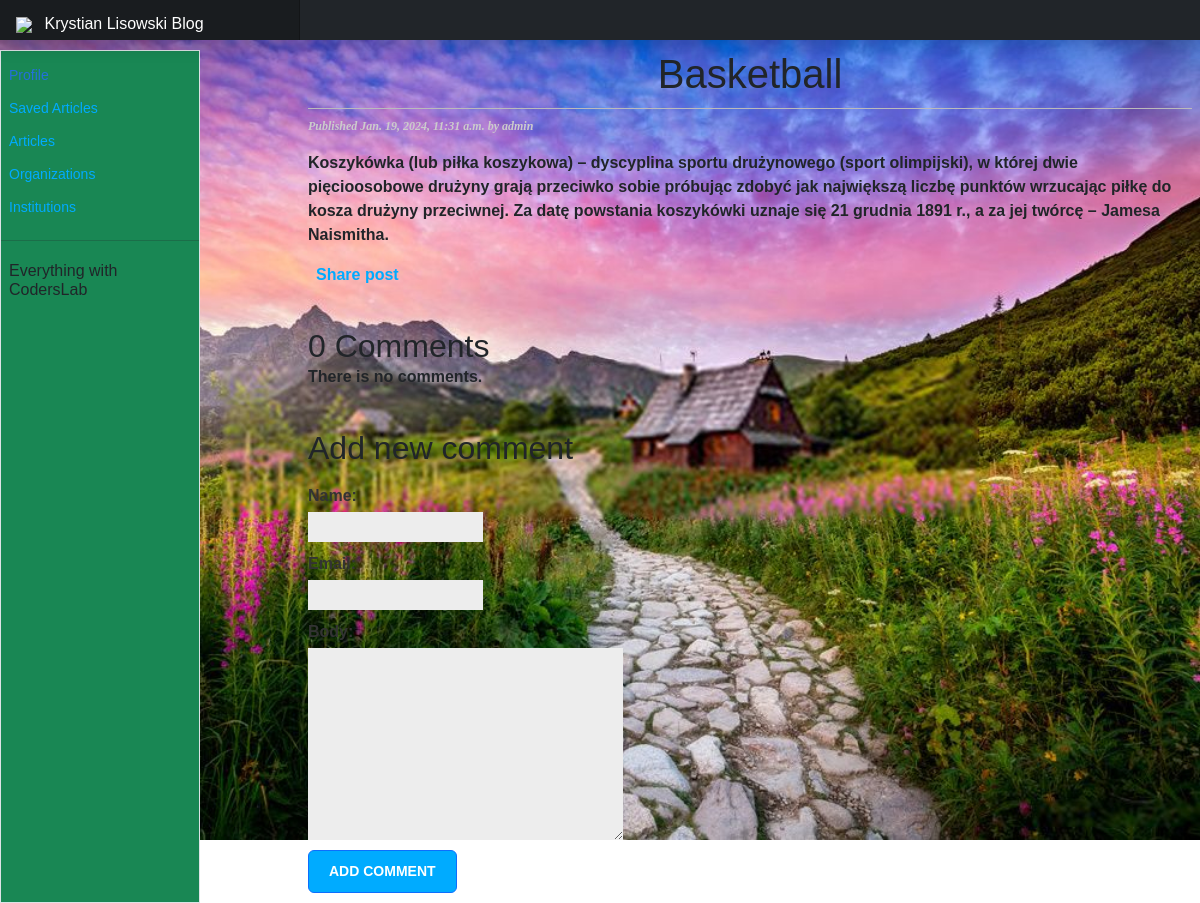
/blog/2024/01/19/basketball/, run on the app's committed database.
### blog/models.py (models this page shows, shortened)
class Post(models.Model):
    STATUS_CHOICES = (
        ('draft', "Draft"),
        ('published', 'Published'),
    )
    title = models.CharField(max_length=250)
    slug = models.SlugField(max_length=250, unique_for_date='publish')
    author = models.ForeignKey(User, on_delete=models.CASCADE, related_name='blog_posts')
    body = models.TextField()
    publish = models.DateTimeField(default=timezone.now)
    created = models.DateTimeField(auto_now=True)
    updated = models.DateTimeField(auto_now=True)
    status = models.CharField(max_length=10, choices=STATUS_CHOICES, default='draft')
    objects = models.Manager()
    published = PublishedManager()
    tags = TaggableManager()
    class Meta:
        ordering = ('-publish',)

### blog/views.py (the view)
# urls.py: path('<int:year>/<int:month>/<int:day>/<slug:post>/', views.post_detail, name='post_detail'),
def post_detail(request, year, month, day, post):
    post = get_object_or_404(Post, slug=post, status='published', publish__year=year, publish__month=month, publish__day=day)
    comments = post.comments.filter(active=True)
    if request.method == 'POST':
        comment_form = CommentForm(data=request.POST)
        if comment_form.is_valid():
            new_comment = comment_form.save(commit=False)
            new_comment.post = post
            new_comment.save()
    else:
            comment_form = CommentForm()
    return render(request, 'blog/post/detail.html', {'post': post, 'comments': comments, 'comment_form': comment_form})

### blog/forms.py
class CommentForm(forms.ModelForm):
    class Meta:
        model = Comment
        fields = ('name', 'email', 'body')

### templates/blog/post/detail.html (shortened to what this page needs)
{% extends "blog/../base.html" %}
{% block content %}
<h1>{{ post.title }}</h1>
    <p class="date">
        Published {{ post.publish }} by {{ post.author }}
    </p>
    {{ post.body|linebreaks }}
    <p>
        <a href='{% url "blog:post_share" post.id %}'>
            Share post
        </a>
    </p>
{% with comments.count as total_comments %}
    <h2>
      {{ total_comments }} Comment{{ total_comments|pluralize:"s" }}
    </h2>
{% endwith %}
{% for comment in comments %}
    <div class="comment">
        <p class="info">
            Comment {{ forloop.counter }} add by {{ comment.name }}
            {{ comment.created }}
        </p>
        {{ comment.body|linebreaks }}
    </div>
{% empty %}
    <p>There is no comments.</p>
{% endfor %}
{% if new_comment %}
    <h2>Your commment added.</h2>
{% else %}
    <h2>Add new comment</h2>
    <form action="." method="post">
        {{ comment_form.as_p }}
        <p><input type="submit" class="btn btn-outline-primary" value="Add comment"></p>
    </form>
{% endif %}
{% endblock %}

### blog/static/blog/css/blog.css (style rules this page uses)
body { font-family: helvetica, sans-serif; background-color: white; }
a { color: #00abff; text-decoration: none; }
h1 { text-align: center; font-weight: normal; border-bottom: 1px solid #bbb; padding: 0 0 10px 0; }
h2 { font-weight: normal; margin: 40px 0 0; }
p.date { color: #ccc; font-family: georgia, serif; font-size: 12px; font-style: italic; }
label { float: left; clear: both; color: #333; margin-bottom: 4px; }
input, textarea { clear: both; float: left; margin: 0 0 10px; background: #ededed; border: 0; padding: 6px 10px; font-size: 12px; }
input[type=submit] { font-weight: bold; background: #00abff; color: #fff; padding: 10px 20px; font-size: 14px; text-transform: uppercase; }
.container-fluid a { padding: 6px 12px 6px 8px; text-decoration: none; color: #00abff; }

### data on the page
Post: title "Basketball", publish "Jan. 19, 2024, 11:31 a.m.", author "admin", body "Koszykówka (lub piłka koszykowa) – dyscyplina sportu drużynowego (sport olimpijski), w której dwie pięcioosobowe drużyny grają przeciwko sobie próbując zdobyć jak największą liczbę punktów wrzucając piłkę do kosza drużyny przeciwnej. Za datę powstania koszykówki uznaje się 21 grudnia 1891 r., a za jej twórcę – Jamesa Naismitha."

### other printed values
{{ total_comments }} "0"
